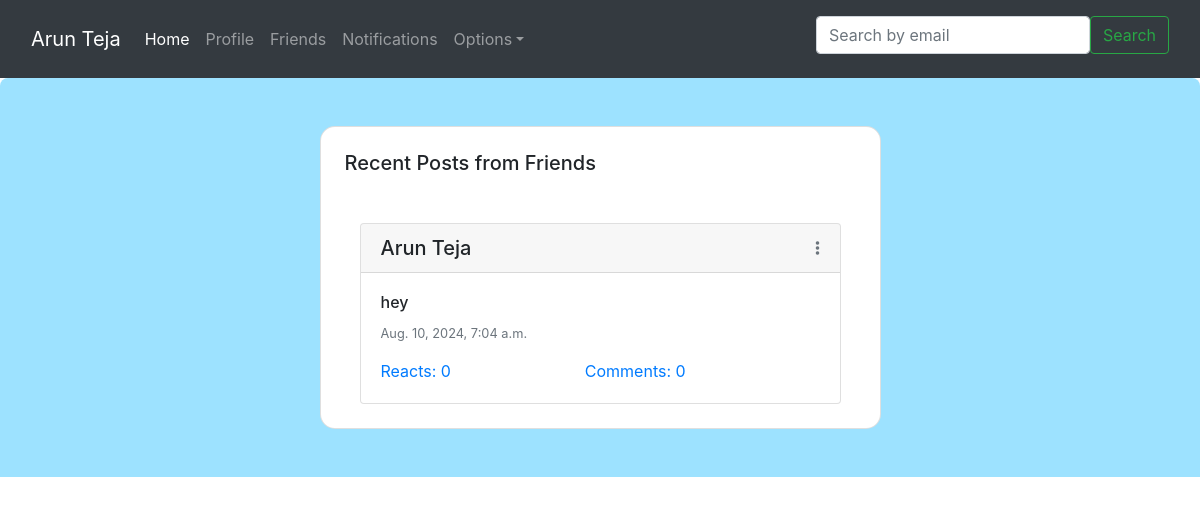
/ (signed in), run on an earlier commit of the app's database.
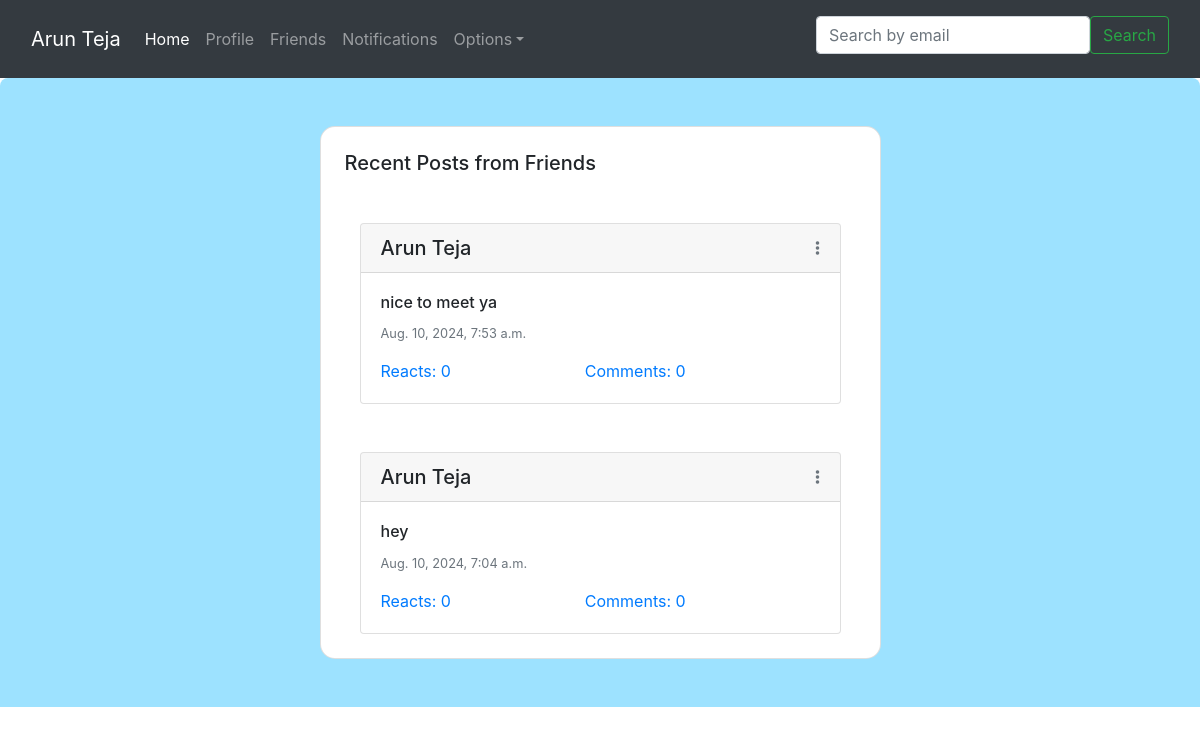
And on a later commit of the database.
### Quotes/models.py (models this page shows, shortened)
class Posts(models.Model):
    user = models.ForeignKey(User, on_delete=models.CASCADE, related_name='posts')
    content = models.TextField()
    created_at = models.DateTimeField(auto_now_add=True)
    reactors = models.ManyToManyField(User, related_name='reacted_users', blank=True)
    comments = models.ManyToManyField(Comments, related_name='reacted_users', blank=True)
    def get_reacts_count(self):
        return len(self.reactors.all())
    def get_comments_count(self):
        return len(self.comments.all())

### Quotes/views.py (the view)
# urls.py: path('', home, name ='home'),
def home(request):
    user = request.user
    now = timezone.now()
    two_days_ago = now - timedelta(days=2)
    friends_list = FriendsList.objects.get(user=user)
    friends = friends_list.friends.all()
    posts = Posts.objects.filter(user__in=friends, created_at__gte=two_days_ago).order_by('-created_at')
    return render(request, 'home.html', {'posts': posts, 'name': request.user.get_full_name()})

### templates/home.html (shortened to what this page needs)
{% extends 'Nav.html' %}
{% block pagecontent %}
<section class="w-100 px-4 py-5" style="background-color: #9de2ff; border-radius: .5rem .5rem 0 0;">
  <div class="row d-flex justify-content-center">
    <div class="col col-md-9 col-lg-7 col-xl-6">
      <div class="card" style="border-radius: 15px;">
        <div class="card-body p-4">
          <h5 class="mb-1">Recent Posts from Friends</h5>
          {% if posts %}
            {% for post in posts %}
              <div class="container mt-5">
                <div class="card">
                  <div class="card-header d-flex justify-content-between align-items-center">
                    <h5 class="m-0">{{ post.user.get_full_name }}</h5>
                    <a href="#" data-toggle="modal" data-target="#optionsModal" class="text-muted" data-post-id="{{ post.id }}">
                      <i class="fas fa-ellipsis-v"></i>
                    </a>
                  </div>
                  <div class="card-body">
                    <h6 class="card-title">{{ post.content }}</h6>
                    <p class="card-text text-muted small">{{ post.created_at }}</p>
                    <section class="button-section d-flex justify-content-start">
                      <a class="card-body m-0 p-0" href="#">Reacts: {{ post.get_reacts_count }}</a>
                      <a class="card-body m-0 p-0" href="#">Comments: {{ post.get_comments_count }}</a>
                    </section>
                  </div>
                </div>
              </div>
            {% endfor %}
          {% else %}
            <center>No posts</center>
          {% endif %}
        </div>
      </div>
    </div>
  </div>
</section>
{% endblock %}

What changed in the data, as far as the page shows it:
added Posts: user.get_full_name "Arun Teja", content "nice to meet ya", created_at "Aug. 10, 2024, 7:53 a.m.", get_reacts_count "0", get_comments_count "0"
